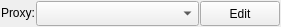
<?xml version="1.0" encoding="UTF-8"?>
<ui version="4.0">
 <class>ProxySettingsWidgetClass</class>
 <widget class="QWidget" name="ProxySettingsWidgetClass">
  <property name="geometry">
   <rect>
    <x>0</x>
    <y>0</y>
    <width>281</width>
    <height>27</height>
   </rect>
  </property>
  <layout class="QGridLayout" name="gridLayout">
   <property name="leftMargin">
    <number>1</number>
   </property>
   <property name="topMargin">
    <number>1</number>
   </property>
   <property name="rightMargin">
    <number>1</number>
   </property>
   <property name="bottomMargin">
    <number>1</number>
   </property>
   <property name="spacing">
    <number>1</number>
   </property>
   <item row="0" column="0">
    <layout class="QHBoxLayout" name="horizontalLayout">
     <property name="spacing">
      <number>1</number>
     </property>
     <item>
      <widget class="QLabel" name="lblProxy">
       <property name="sizePolicy">
        <sizepolicy hsizetype="Maximum" vsizetype="Maximum">
         <horstretch>0</horstretch>
         <verstretch>0</verstretch>
        </sizepolicy>
       </property>
       <property name="text">
        <string>Proxy:</string>
       </property>
       <property name="textFormat">
        <enum>Qt::PlainText</enum>
       </property>
       <property name="buddy">
        <cstring>cmbProxy</cstring>
       </property>
      </widget>
     </item>
     <item>
      <widget class="QComboBox" name="cmbProxy">
       <property name="sizePolicy">
        <sizepolicy hsizetype="Expanding" vsizetype="Preferred">
         <horstretch>0</horstretch>
         <verstretch>0</verstretch>
        </sizepolicy>
       </property>
      </widget>
     </item>
     <item>
      <widget class="QPushButton" name="pbtEditProxy">
       <property name="sizePolicy">
        <sizepolicy hsizetype="Preferred" vsizetype="Preferred">
         <horstretch>0</horstretch>
         <verstretch>0</verstretch>
        </sizepolicy>
       </property>
       <property name="text">
        <string>Edit</string>
       </property>
      </widget>
     </item>
    </layout>
   </item>
  </layout>
 </widget>
 <layoutdefault spacing="6" margin="11"/>
 <tabstops>
  <tabstop>cmbProxy</tabstop>
  <tabstop>pbtEditProxy</tabstop>
 </tabstops>
 <resources/>
 <connections/>
</ui>
